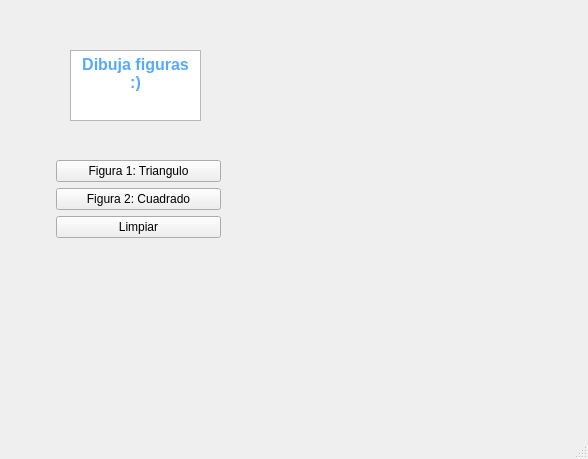
<?xml version="1.0" encoding="UTF-8"?>
<ui version="4.0">
 <class>MainWindow</class>
 <widget class="QMainWindow" name="MainWindow">
  <property name="geometry">
   <rect>
    <x>0</x>
    <y>0</y>
    <width>588</width>
    <height>459</height>
   </rect>
  </property>
  <property name="windowTitle">
   <string>MainWindow</string>
  </property>
  <widget class="QWidget" name="centralwidget">
   <widget class="QWidget" name="horizontalLayoutWidget">
    <property name="geometry">
     <rect>
      <x>280</x>
      <y>120</y>
      <width>251</width>
      <height>241</height>
     </rect>
    </property>
    <layout class="QHBoxLayout" name="horizontalLayout"/>
   </widget>
   <widget class="QWidget" name="formLayoutWidget">
    <property name="geometry">
     <rect>
      <x>50</x>
      <y>160</y>
      <width>171</width>
      <height>201</height>
     </rect>
    </property>
    <layout class="QFormLayout" name="formLayout">
     <item row="0" column="1">
      <widget class="QPushButton" name="pushButton">
       <property name="text">
        <string>Figura 1: Triangulo</string>
       </property>
      </widget>
     </item>
     <item row="1" column="1">
      <widget class="QPushButton" name="pushButton_2">
       <property name="text">
        <string>Figura 2: Cuadrado</string>
       </property>
      </widget>
     </item>
     <item row="2" column="1">
      <widget class="QPushButton" name="pushButton_3">
       <property name="text">
        <string>Limpiar</string>
       </property>
      </widget>
     </item>
    </layout>
   </widget>
   <widget class="QTextEdit" name="textEdit">
    <property name="geometry">
     <rect>
      <x>70</x>
      <y>50</y>
      <width>131</width>
      <height>71</height>
     </rect>
    </property>
    <property name="html">
     <string>&lt;!DOCTYPE HTML PUBLIC &quot;-//W3C//DTD HTML 4.0//EN&quot; &quot;http://www.w3.org/TR/REC-html40/strict.dtd&quot;&gt;
&lt;html&gt;&lt;head&gt;&lt;meta name=&quot;qrichtext&quot; content=&quot;1&quot; /&gt;&lt;style type=&quot;text/css&quot;&gt;
p, li { white-space: pre-wrap; }
&lt;/style&gt;&lt;/head&gt;&lt;body style=&quot; font-family:'MS Shell Dlg 2'; font-size:7.8pt; font-weight:400; font-style:normal;&quot;&gt;
&lt;p align=&quot;center&quot; style=&quot; margin-top:0px; margin-bottom:0px; margin-left:0px; margin-right:0px; -qt-block-indent:0; text-indent:0px;&quot;&gt;&lt;span style=&quot; font-size:12pt; font-weight:600; color:#55aaff;&quot;&gt;Dibuja figuras :)&lt;/span&gt;&lt;/p&gt;&lt;/body&gt;&lt;/html&gt;</string>
    </property>
   </widget>
  </widget>
  <widget class="QMenuBar" name="menubar">
   <property name="geometry">
    <rect>
     <x>0</x>
     <y>0</y>
     <width>588</width>
     <height>26</height>
    </rect>
   </property>
  </widget>
  <widget class="QStatusBar" name="statusbar"/>
 </widget>
 <resources/>
 <connections/>
</ui>
